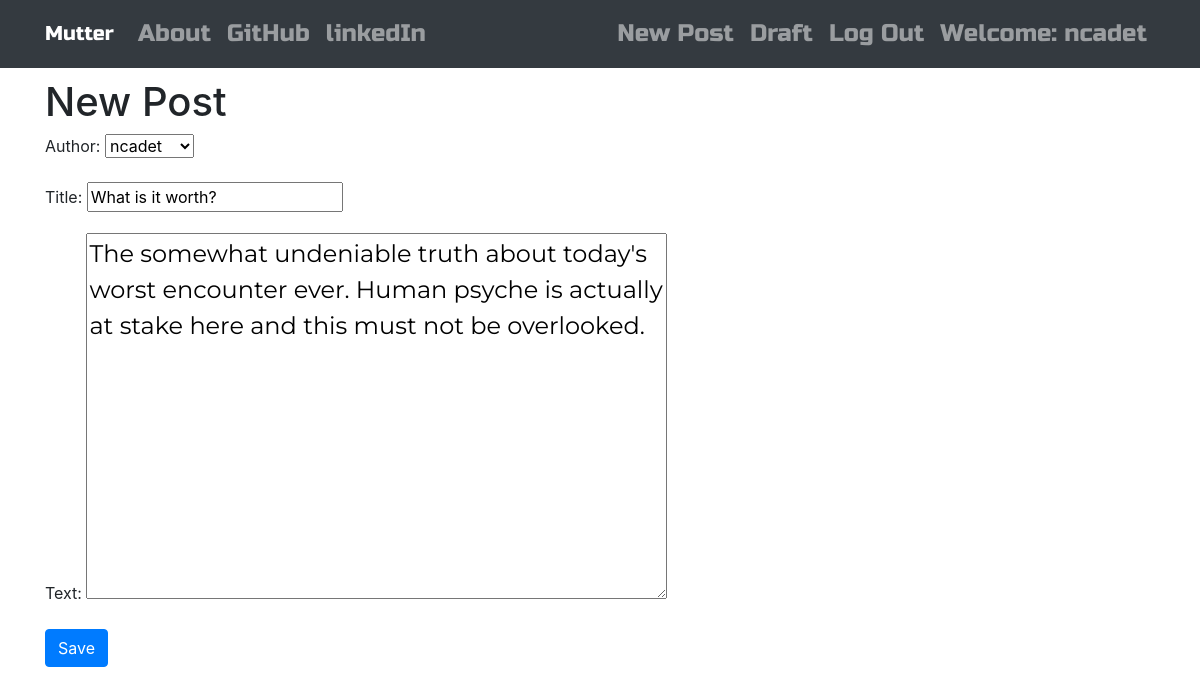
Page /post/13/edit/ (signed in) on the committed database.
### blog/models.py (models this page shows, shortened)
class Post(models.Model):
    author = models.ForeignKey('auth.User', on_delete=models.CASCADE)
    title = models.CharField(max_length=200)
    text = models.TextField()
    create_date = models.DateTimeField(default=timezone.now)
    published_date = models.DateTimeField(blank=True, null=True)

### blog/views.py (the view)
# urls.py: re_path(r'^post/(?P<pk>\d+)/edit/$', views.PostUpdateView.as_view(), name='post_edit'),
class PostUpdateView(LoginRequiredMixin, UpdateView):
    login_url = '/login/'
    redirect_field_name = 'blog/post_detail.html'
    form_class = PostForm
    model = Post

### blog/forms.py
class PostForm(forms.ModelForm):
    class Meta():
        model = Post
        fields = ('author', 'title', 'text')
        widgets = {
            'title':forms.TextInput(attrs={'class':'textinputclass'}),
            'text':forms.Textarea(attrs={'class':'editable medium-editor-textarea postcontent'})
        }

### blog/templates/blog/post_form.html (shortened to what this page needs)
{% extends "blog/base.html" %}
{% block body_block %}
    <h1>New Post</h1>
    <form class="post-form" method="POST">
        {{ form.as_p }}
        <button type="submit" class="save btn btn-primary">Save</button>
    </form>
{% endblock %}

### blog/templates/blog/base.html (shortened to what this page needs)
<!DOCTYPE html>
{% load staticfiles %}
<html lang="en">
<head>
    <link rel="stylesheet" href="https://stackpath.bootstrapcdn.com/bootstrap/4.4.1/css/bootstrap.min.css">
    <link rel="stylesheet" href="//cdn.jsdelivr.net/npm/medium-editor@latest/dist/css/medium-editor.min.css" type="text/css" media="screen" charset="utf-8">
    <link rel="stylesheet" href="{% static 'css/blog.css' %}">
</head>
<body>
    <nav class="navbar navbar-expand-lg navbar-dark bg-dark techfont custom-navbar">
        <div class="container">
            <a class="navbar-brand" href="{% url 'post_list' %}">Mutter</a>
            <ul class="nav navbar-nav mr-auto">
                <li class="nav-item"><a class="nav-link" href="{% url 'about' %}">About</a></li>
                <li class="nav-item"><a class="nav-link" href="https://www.github.com">GitHub</a></li class="nav-item">
                <li class="nav-item"><a class="nav-link" href="https://www.linkedin.com">linkedIn</a></li>
            </ul>
            <ul class="nav navbar-nav ml-auto">
                {% if user.is_authenticated %}
                <li class="nav-item">
                    <a class="nav-link" href="{% url 'post_new' %}">New Post</a class="nav-link">
                </li>
                <li class="nav-item">
                    <a class="nav-link" href="{% url 'post_draft_list' %}">Draft</a class="nav-link">
                </li>
                <li class="nav-item">
                    <a class="nav-link" href="{% url 'logout' %}">Log Out</a class="nav-link">
                </li>
                <li class="nav-item">
                    <a class="nav-link" href="#">Welcome: {{user.username}}</a class="nav-link">
                </li>
                {% endif %}
            </ul>
        </div>
    </nav>
    <div class="content container">
        <div class="row">
            <div class="col-md-8 col-lg-12">
                <div class="blog_posts">
                    {% block body_block %}
                    {% endblock %}
                </div>
            </div>
        </div>
    </div>
</body>
</html>

### blog/static/css/blog.css (style rules this page uses)
.techfont { font-family: 'Russo One', sans-serif; font-size: 1.5em; margin-bottom: 10px; }
.postcontent { font-family: 'Montserrat'; font-size: 1.5em; }

### rows in the picture
Post: author "ncadet", title "What is it worth?", text "The somewhat undeniable truth about today's worst encounter ever. Human psyche is actually at stake here and this must not be overlooked."

### other values in the picture
{{ user.username }} "ncadet"
